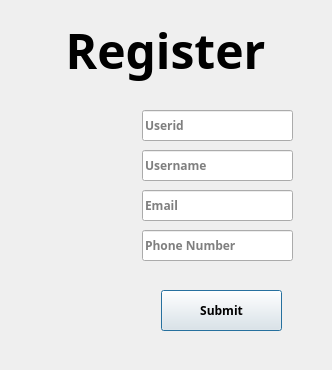
<?xml version="1.0" encoding="UTF-8"?>
<ui version="4.0">
 <class>RegisterDialog</class>
 <widget class="QDialog" name="RegisterDialog">
  <property name="geometry">
   <rect>
    <x>0</x>
    <y>0</y>
    <width>332</width>
    <height>370</height>
   </rect>
  </property>
  <property name="windowTitle">
   <string>Dialog</string>
  </property>
  <widget class="QLabel" name="label">
   <property name="geometry">
    <rect>
     <x>30</x>
     <y>140</y>
     <width>80</width>
     <height>80</height>
    </rect>
   </property>
   <property name="text">
    <string/>
   </property>
   <property name="pixmap">
    <pixmap>image/user.png</pixmap>
   </property>
   <property name="scaledContents">
    <bool>true</bool>
   </property>
  </widget>
  <widget class="QLineEdit" name="lineEdit3">
   <property name="geometry">
    <rect>
     <x>142</x>
     <y>230</y>
     <width>151</width>
     <height>31</height>
    </rect>
   </property>
   <property name="font">
    <font>
     <family>나눔고딕</family>
     <weight>75</weight>
     <bold>true</bold>
    </font>
   </property>
   <property name="placeholderText">
    <string>Phone Number</string>
   </property>
  </widget>
  <widget class="QLineEdit" name="lineEdit2">
   <property name="geometry">
    <rect>
     <x>142</x>
     <y>190</y>
     <width>151</width>
     <height>31</height>
    </rect>
   </property>
   <property name="font">
    <font>
     <family>나눔고딕</family>
     <weight>75</weight>
     <bold>true</bold>
    </font>
   </property>
   <property name="placeholderText">
    <string>Email</string>
   </property>
  </widget>
  <widget class="QLineEdit" name="lineEdit0">
   <property name="geometry">
    <rect>
     <x>142</x>
     <y>110</y>
     <width>151</width>
     <height>31</height>
    </rect>
   </property>
   <property name="font">
    <font>
     <family>나눔고딕</family>
     <weight>75</weight>
     <bold>true</bold>
    </font>
   </property>
   <property name="placeholderText">
    <string>Userid</string>
   </property>
  </widget>
  <widget class="QLineEdit" name="lineEdit1">
   <property name="geometry">
    <rect>
     <x>142</x>
     <y>150</y>
     <width>151</width>
     <height>31</height>
    </rect>
   </property>
   <property name="font">
    <font>
     <family>나눔고딕</family>
     <weight>75</weight>
     <bold>true</bold>
    </font>
   </property>
   <property name="placeholderText">
    <string>Username</string>
   </property>
  </widget>
  <widget class="QPushButton" name="pushButton">
   <property name="geometry">
    <rect>
     <x>161</x>
     <y>290</y>
     <width>121</width>
     <height>41</height>
    </rect>
   </property>
   <property name="font">
    <font>
     <family>나눔고딕</family>
     <weight>75</weight>
     <bold>true</bold>
    </font>
   </property>
   <property name="text">
    <string>Submit</string>
   </property>
  </widget>
  <widget class="QLabel" name="label_2">
   <property name="geometry">
    <rect>
     <x>20</x>
     <y>10</y>
     <width>291</width>
     <height>81</height>
    </rect>
   </property>
   <property name="font">
    <font>
     <family>메이플스토리</family>
     <pointsize>36</pointsize>
     <weight>75</weight>
     <italic>false</italic>
     <bold>true</bold>
    </font>
   </property>
   <property name="text">
    <string>Register</string>
   </property>
   <property name="alignment">
    <set>Qt::AlignCenter</set>
   </property>
  </widget>
 </widget>
 <resources/>
 <connections/>
</ui>
